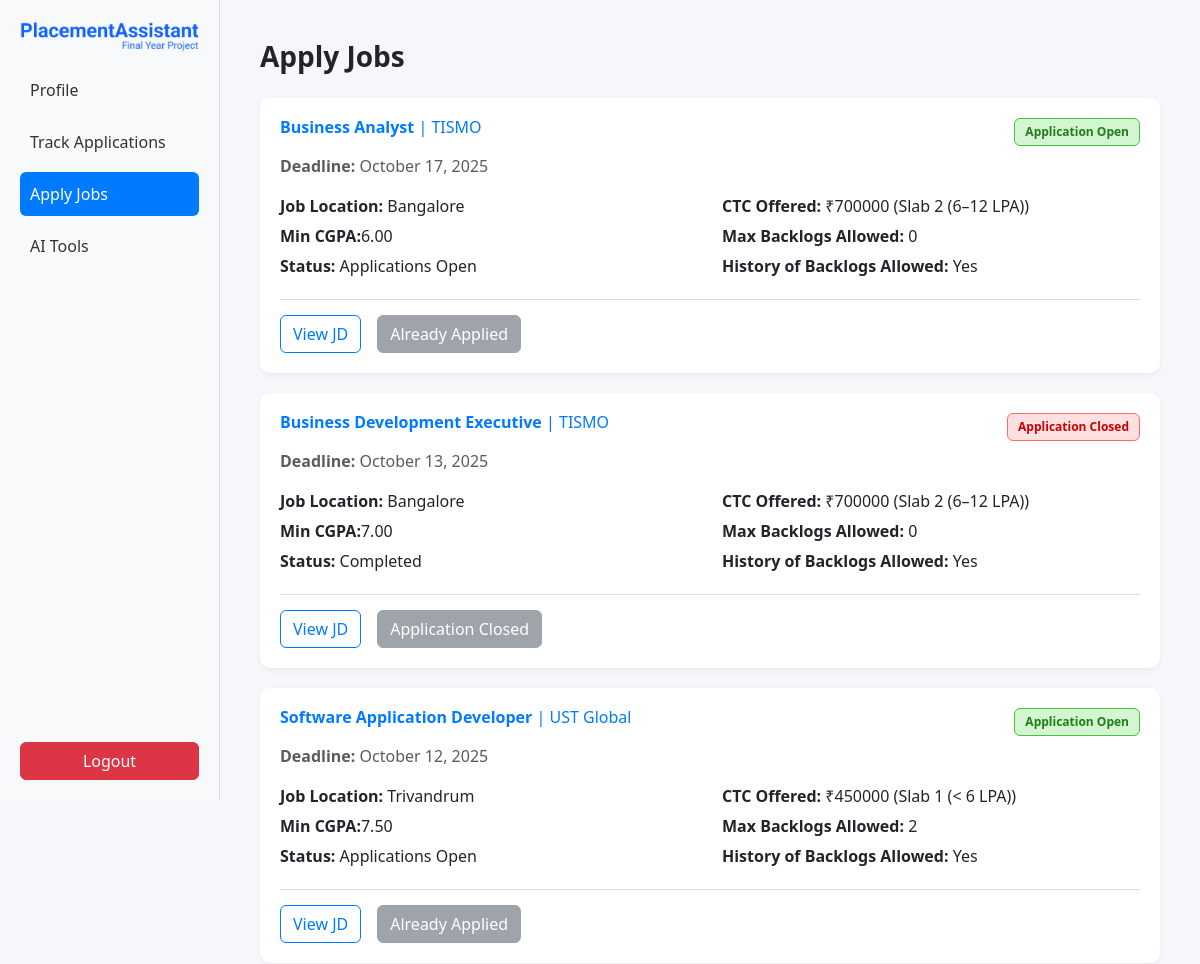
Page /jobs/jobs/ (signed in, upper part) on the earlier database version.
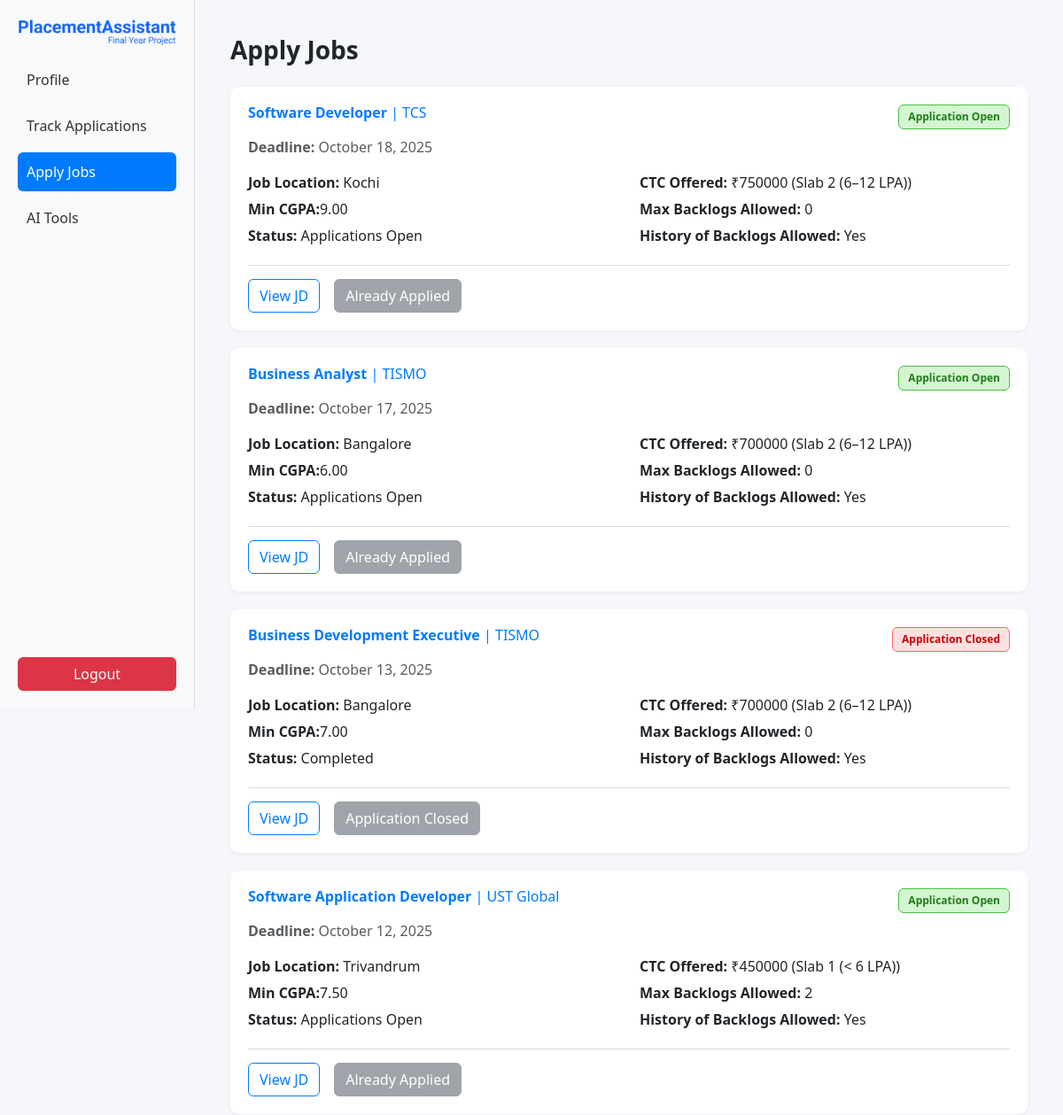
Same page on the later database version.
### jobs/models.py (models this page shows, shortened)
class Job(models.Model):
    SLAB_CHOICES = [
        (1, "Slab 1 (< 6 LPA)"),
        (2, "Slab 2 (6–12 LPA)"),
        (3, "Slab 3 (>= 12 LPA)"),
    ]
    STATUS_CHOICES = [
        ('open', 'Applications Open'),
        ('progress', 'In Progress'),
        ('closed', 'Completed'),
    ]
    title = models.CharField(max_length=255)
    company_name = models.CharField(max_length=255)
    location = models.CharField(max_length=255)
    ctc = models.DecimalField(max_digits=10, decimal_places=2)  # LPA
    slab = models.IntegerField(choices=SLAB_CHOICES, blank=True, null=True)
    deadline = models.DateTimeField()
    min_cgpa = models.DecimalField(max_digits=4, decimal_places=2)
    max_backlogs = models.IntegerField(default=0)
    history_allowed = models.BooleanField(default=True)
    jd_file = models.FileField(upload_to="job_descriptions/",null=True, blank=True)
    created_by = models.ForeignKey(User, on_delete=models.CASCADE, related_name="posted_jobs")
    created_at = models.DateTimeField(auto_now_add=True)
    status = models.CharField(max_length=20, choices=STATUS_CHOICES, default='open')
    recruitment_updates = models.TextField(default="Applications are currently open.", blank=True)

### jobs/views.py (the view)
# urls.py: path('jobs/', views.job_list, name='job_list'),
@login_required
def job_list(request):
    student_profile = get_object_or_404(StudentProfile, user=request.user)
    jobs = Job.objects.all().order_by('-created_at')
    applied_jobs = Application.objects.filter(student=request.user).values_list('job_id', flat=True)
    job_status = {}
    for job in jobs:
        if job.id in applied_jobs:
            job_status[job.id] = "applied"
        elif student_profile.cgpa < job.min_cgpa:
            job_status[job.id] = "low_cgpa"
        elif student_profile.active_backlogs > job.max_backlogs:
            job_status[job.id] = "too_many_backlogs"
        elif not job.history_allowed and student_profile.history_of_backlogs:
            job_status[job.id] = "history_not_allowed"
        elif student_profile.highest_slab_placed and job.slab <= student_profile.highest_slab_placed:
            job_status[job.id] = "already_placed_same_or_higher"
        else:
            job_status[job.id] = "eligible"
    context = {
        "jobs": jobs,
        "job_status": job_status,
    }
    return render(request, "students/apply_jobs.html", context)

### jobs/templatetags/dict_extras.py (called while the page is built)
@register.filter
def get_item(dictionary, key):
    return dictionary.get(key)

### students/templates/students/apply_jobs.html (shortened to what this page needs)
{% load static %}
{% load dict_extras %}
<!DOCTYPE html>
<html lang="en">
<head>
  <link href="https://cdn.jsdelivr.net/npm/bootstrap@5.3.2/dist/css/bootstrap.min.css" rel="stylesheet">
</head>
<body>
  <div class="d-flex">
    <div class="sidebar">
      <div class="logo-container text-center mb-3">
        <img src="{% static 'images/logo.png' %}" alt="PlacementAssistant Logo" class="img-fluid logo-img">
      </div>
      <a href="{% url 'student_profile' %}">Profile</a>
      <a href="{% url 'track_applications' %}">Track Applications</a>
      <a href="{% url 'job_list' %}" class="active">Apply Jobs</a>
      <a href="{% url 'ai_tools' %}">AI Tools</a>
      <form method="post" action="/">
        <button type="submit" class="btn btn-danger w-100">Logout</button>
      </form>
    </div>
    <div class="main-content">
      <h3 class="fw-bold mb-4">Apply Jobs</h3>
      {% for job in jobs %}
      <div class="job-card">
        <div class="job-header mb-2">
          <h6 style="color: #007bff;;"><strong>{{ job.title }}</strong> | {{ job.company_name }}</h6>
          {% if job.status == 'open' %}
            <span class="badge-open">Application Open</span>
          {% else %}
            <span class="badge-closed">Application Closed</span>
          {% endif %}
        </div>
        <p class="text-muted mb-1"><strong>Deadline:</strong> {{ job.deadline|date:"F d, Y" }}</p>
        <div class="job-details mt-3">
          <div class="row">
            <div class="col-md-6">
              <p><strong>Job Location:</strong> {{ job.location }}</p>
              <p><strong>Min CGPA:</strong>{{ job.min_cgpa }}</p>
              <p><strong>Status:</strong> {{ job.get_status_display }}</p>
            </div>
            <div class="col-md-6">
              <p><strong>CTC Offered:</strong> ₹{{ job.ctc|floatformat:0 }} ({{ job.get_slab_display }})</p>
              <p><strong>Max Backlogs Allowed:</strong> {{ job.max_backlogs }}</p>
              <p><strong>History of Backlogs Allowed:</strong> {{ job.history_allowed|yesno:"Yes,No" }}</p>
            </div>
          </div>
        </div>
        <div class="divider"></div>
        <div class="d-flex gap-3">
            {% if job.jd_file %}
                <a href="{{ job.jd_file.url }}" target="_blank" class="btn btn-view">View JD</a>
                {% else %}
                <button class="btn btn-view" disabled>No JD Uploaded</button>
            {% endif %}
            {% if job.status == 'open' %}
                {% with status=job_status|get_item:job.id %}
                    {% if status == "eligible" %}
                    <form method="post" action="{% url 'apply_job' job.id %}">
                        {% csrf_token %}
                        <button type="submit" class="btn btn-apply">Apply Now</button>
                    </form>
                    {% elif status == "applied" %}
                    <button class="btn btn-secondary" disabled>Already Applied</button>
                    {% else %}
                    <button class="btn btn-secondary" disabled>Not Eligible</button>
                    {% endif %}
                {% endwith %}
            {% else %}
                <button class="btn btn-secondary" disabled>Application Closed</button>
            {% endif %}
        </div>
      </div>
      {% empty %}
        <p class="text-muted">No open job postings currently.</p>
      {% endfor %}
    </div>
  </div>
</body>
</html>

Differences in the rows shown:
added Job: title "Software Developer", company_name "TCS", shows "Application Open", deadline "October 18, 2025", location "Kochi", min_cgpa "9.00", status "Applications Open", ctc "750000", slab "Slab 2 (6–12 LPA)", max_backlogs "0", history_allowed "Yes", shows "Already Applied"
